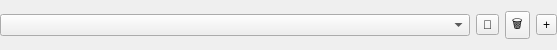
<?xml version="1.0" encoding="UTF-8"?>
<ui version="4.0">
 <class>GameSelector</class>
 <widget class="QWidget" name="GameSelector">
  <property name="geometry">
   <rect>
    <x>0</x>
    <y>0</y>
    <width>557</width>
    <height>40</height>
   </rect>
  </property>
  <property name="sizePolicy">
   <sizepolicy hsizetype="Expanding" vsizetype="Minimum">
    <horstretch>0</horstretch>
    <verstretch>0</verstretch>
   </sizepolicy>
  </property>
  <property name="maximumSize">
   <size>
    <width>16777215</width>
    <height>368</height>
   </size>
  </property>
  <property name="windowTitle">
   <string>Form</string>
  </property>
  <layout class="QHBoxLayout" name="horizontalLayout">
   <property name="leftMargin">
    <number>0</number>
   </property>
   <property name="rightMargin">
    <number>0</number>
   </property>
   <item>
    <widget class="QComboBox" name="comboBox"/>
   </item>
   <item>
    <widget class="QToolButton" name="editBtn">
     <property name="text">
      <string>🔧</string>
     </property>
    </widget>
   </item>
   <item>
    <widget class="QToolButton" name="deleteBtn">
     <property name="text">
      <string>🗑️</string>
     </property>
    </widget>
   </item>
   <item>
    <widget class="QToolButton" name="addBtn">
     <property name="text">
      <string>+</string>
     </property>
    </widget>
   </item>
  </layout>
 </widget>
 <resources/>
 <connections/>
</ui>
